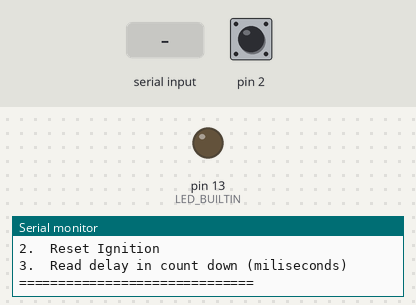
The sketch below on a simulated Arduino Uno, built with avr-gcc and run on an emulated ATmega328P. Shown: output pins drawn as LEDs (lit = HIGH), the last lines printed to the serial monitor. The test bench sets the inputs (shaded band); at power-on: pin 2 HIGH.

Above: at 1.2 s.
1.3 s: "1\n" received over Serial
3.8 s: pin 2 pulled LOW for 1 s
6.3 s: byte 49 ('1') received over Serial
7.8 s: pin 2 pulled LOW for 3.2 s
At 11.7 s:
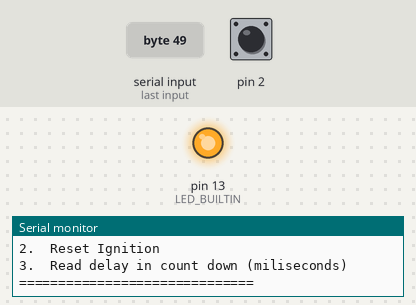
12.8 s: "2\n" received over Serial
At 14.0 s:
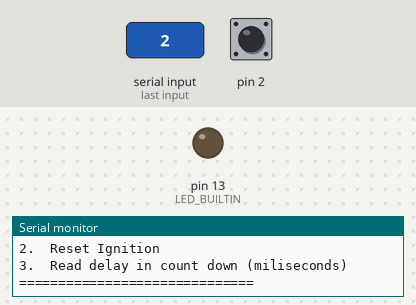
Timing chart, 0 to 15.3 s (numbered marks = the images above; inputs shaded):
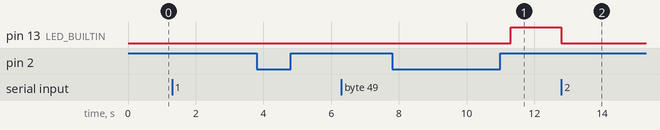

Measured:
- after the input at 7.8 s, pin 13 (LED_BUILTIN): LOW → HIGH after 3.5 s
- after the input at 12.8 s, pin 13 (LED_BUILTIN): HIGH → LOW at once

The sketch:

Rocketlaunch2.ino
```cpp
int delayTime = 1000;

int readInt(void) //will read a positive integer in the range from 0 to 32767
{
   String inString = "";    // string to hold input
   int inChar = ' ';
   int value;

   do
   {
    if (Serial.available() > 0)
    {
      inChar = Serial.read();
      if (isDigit(inChar))
      {
        // convert the incoming byte to a char and add it to the string:
        inString += (char)inChar;
      }
    }
    else  // no inchar is read
    {
      inChar = 0;  //not a number not a nl
    }
   } while (inChar != '\n');
  value = inString.toInt();
  return value;
}


// the setup function runs once when you press reset or power the board
void setup() {
  // initialize digital pin LED_BUILTIN as an output.
  pinMode(LED_BUILTIN, OUTPUT);
  pinMode(2, INPUT_PULLUP);
  Serial.begin(9600);
}

// the loop function runs over and over again forever
void loop() {
  char answer;
  int ix;
  char confirm = 0; //not confirmed

  Serial.println("==============================");
  Serial.println("1.  Countdown and Launch");
  Serial.println("2.  Reset Ignition");
  Serial.println("3.  Read delay in count down (miliseconds)");
  Serial.println("==============================");
  while (1 > Serial.available())
    {
    ;  //do nothing
    }
  answer = Serial.read();
  delay(2);//wait for PC to send
  while (0<Serial.available())
    {
      Serial.read();
    }
  if (answer == '1')
    {
      confirm = 0; //not confirmed
      for (ix = 10; ix > 0; ix--)
      {
        Serial.println(ix);
        delay(delayTime);
        if(digitalRead(2)==0)
          {
             confirm = 1;
             Serial.println("confirmed launch");
          }
          //if at any point something is in the serial buffer
          //    then empty the buffer
          //    set confirm to 0
          while(Serial.available())
          {
            Serial.read();
            Serial.println("launch aborted");
            confirm=0;
          }

      }
      if (confirm==1)
        {
          digitalWrite(LED_BUILTIN, 1);
        }
    }
  if (answer == '2')
  {
    digitalWrite(LED_BUILTIN, 0);
  }
  if (answer == '3')
  {
        Serial.println(delayTime = readInt());
  }

}
```
